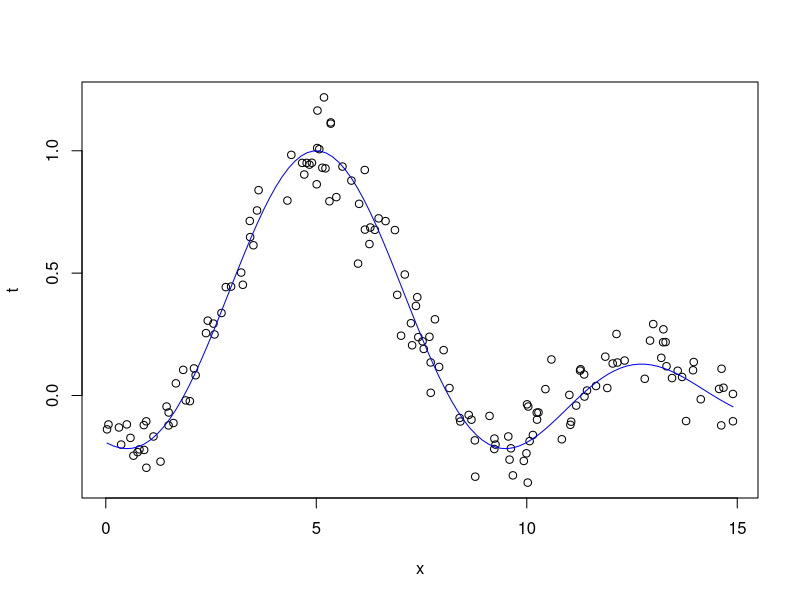
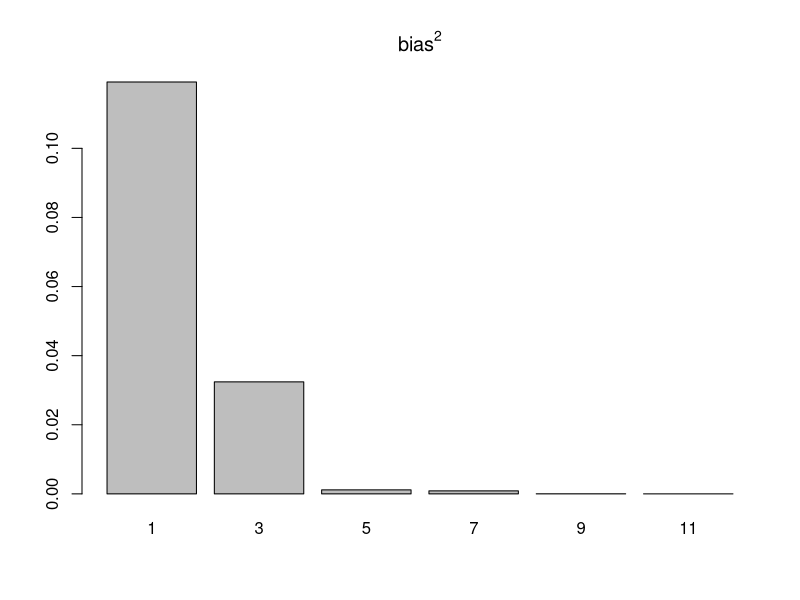
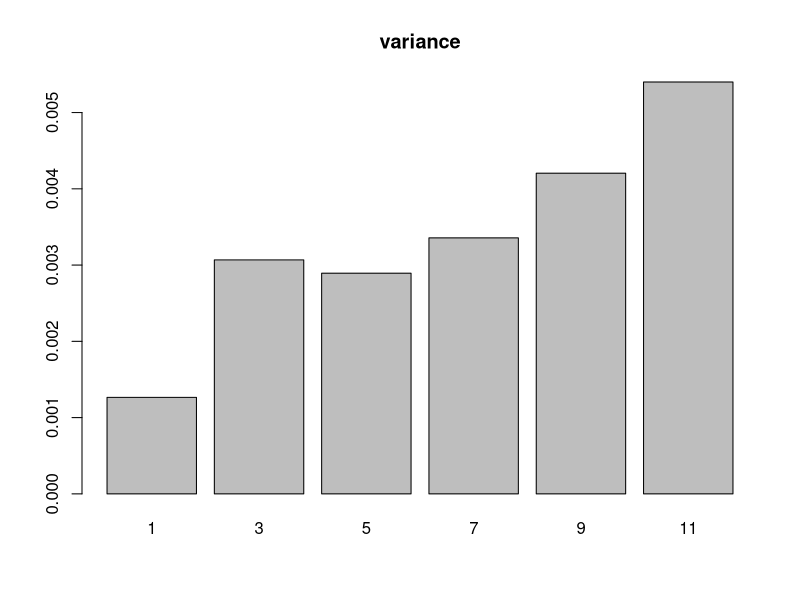

Recreate these plots in R, in order. (Note: this script raises an error after producing the figures.)
####################################################################
# Machine Learning - MIRI
# Lluís A. Belanche

# LAB 3: Bias/Variance (practise)
# version of February 2019
####################################################################

####################################################################
## Exercise: Bias/Variance analysis on simulated data


set.seed(5345)
par(mfrow=c(1, 1))
library(polynom)

# Consider this function:

# this is the (unknown) target function and the best solution to our problem
f = function(x) sin(x-5)/(x-5)

# From which we can sample datasets:
N = 150
x = runif(N,0,15)              # generate the x according to a uniform distribution p(x)
t = f(x) + rnorm(N, sd=0.1)      # generate the t according to a gaussian conditional distribution p(t|x)

plot(data.frame(x, t))

## alongside f
curve(f, type="l", col="blue", add=TRUE)

# Exercise:

# The exercise consists in estimating bias and variance (and hence bias^2+variance)
# for different models, and deduce which (polynomial) model is better for this problem.

# To this end, you must generate many (thousands?) datasets of size N, choose one
# point x in [0,15] (I suggest x=10) and estimate bias and variance for it.
# Notice that you do not need to store the datasets.

# The models are going to be polynomials of degrees of your choice (I suggest 1,2,3,4,5,8).

x0 = 10
B = 1000
N = 150
degrees = seq(1,11,by=2)
pred = matrix(0, nrow = B,ncol = length(degrees))
colnames (pred) = degrees

for (i in 1:B)
{
  ## generate TR data
  x = runif(N,0,15)
  t = f(x) + rnorm(N, sd=0.3)
  data = data.frame(x=x, t=t)
  
  for (j in degrees)
  {
    fit = lm(t ~ poly(x, j, raw=TRUE))
    y = polynomial(coef(fit))                       
    pred[i,as.character(j)] = predict(y,x0)
  }
}

# bias & variance
biases = variances = rep(0,length(degrees))
names(biases) = names(variances) = degrees
for (j in degrees) 
  biases[as.character(j)] = f(x0) - mean(pred[,as.character(j)])
variances = apply (pred, 2, var)

barplot(biases^2, names.arg = degrees, main=expression(bias^2))
barplot(variances, names.arg = degrees, main="variance")
barplot(biases^2+variances, names.arg = degrees0 ,main=expression(bias^2+variance))
